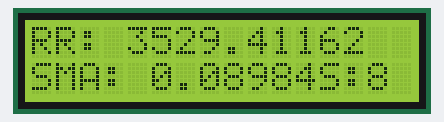
A sketch run on a simulated Arduino Uno, built with avr-gcc and run on an emulated ATmega328P. Shown: 16×2 character LCD. What the sketch prints to the serial monitor is not drawn.

Above: at 0.35 s.
At 4.99 s:
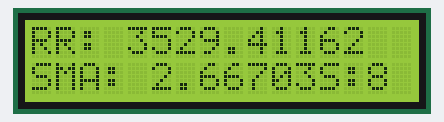
At 9.86 s:
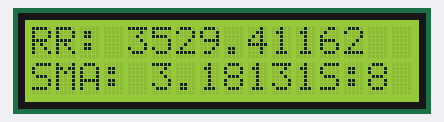
At 19.26 s:
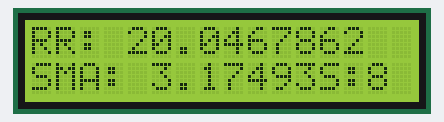
At 29.58 s:
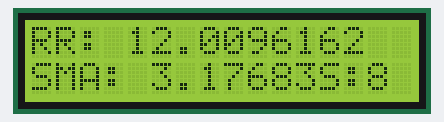
At 39.79 s:
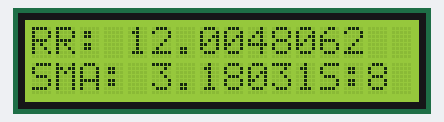

Measured:
- what the display in image 3 shows lasts 0.5 s, from 19.0 s to 19.5 s

The sketch:

SMA_siggen.ino
```cpp
#include <TimeLib.h>
#include <math.h>
#include <LiquidCrystal.h>
unsigned long previousMillis = 0;        // will store last time ADC queried
int ADCpin = A0;
byte flag =0;

const byte numStamps = 6; //n
const byte averagePeriod = 10; //t

// constants won't change:
const byte sampleRate = 120;
const byte scaledSampleRate = 30;
const byte slowestPulse = 6;
byte decimCtr = 0;

const byte scaleFac = sampleRate/scaledSampleRate;

const long interval = (1/(float)sampleRate) *1000;           // interval at which to blink (milliseconds)
const int windowSize=scaledSampleRate*slowestPulse;


const byte dispInterval = 1000;           // interval at which to blink (milliseconds)
unsigned long dispMillis = 0;


float sampleWindow[windowSize] = {0};

float decimWindow[scaleFac] = {0};

float RR=0;
float SMA=0;
int stamps[numStamps];

const int rs = 12, en = 11, d4 = 5, d5 = 4, d6 = 3, d7 = 2;
LiquidCrystal lcd(rs, en, d4, d5, d6, d7);

void setup() {
  // put your setup code here, to run once:
  Serial.begin(9600);
  lcd.begin(16, 2);
}

void fillDecim(float val)
{
    for (int i=0;i<scaleFac-1;i++)
    {
      decimWindow[i]=decimWindow[i+1];
    }
    decimWindow[scaleFac-1] = val;

}

float decimate()
{
  float temp=0;
  for (int i=0;i<scaleFac;i++)
    {
      temp+=decimWindow[i];
    }
    return temp/scaleFac;
}


void calcSMA()
{
  float temp=0;
  for (int i=0;i<windowSize;i++)
  {
    temp+=sampleWindow[i];
  }
  SMA=temp/windowSize;
}

float appendWindow(float val)
{
  for (int i=0;i<windowSize-1;i++)
  {
    sampleWindow[i]=sampleWindow[i+1];
  }
  sampleWindow[windowSize-1]=val;

}

void detect(float val)
{
  if(val>SMA && flag==0)
  {
    flag=1;
    for (int i=0;i<numStamps-1;i++)
    {
      stamps[i]=stamps[i+1];
    }
    stamps[numStamps-1] = millis();
  }

  if(val<SMA && flag==1)
  {
    flag=0;
  }

}
void updateRR()
{

  int avg=0;

  for(int i=0; i<numStamps-1;i++)
  {
    avg += stamps[i+1]-stamps[i];

  }
  avg/=(numStamps-1);// in millisec

  float freq=avg/((float)1000);
  Serial.println(1/freq);
  RR=(60)/freq; //convert to BPM

}

void loop() {
  unsigned long currentMillis = millis();
  float t = currentMillis/((float)1000);
   if (currentMillis - previousMillis >= interval) {
    decimCtr++;
    previousMillis = currentMillis;
    //int sensorValue = analogRead(A0);
    float freq = 2*M_PI*0.2;
    float voltage = 3.2 +  0.2*sin (freq*t);

    fillDecim(voltage);
  }

  if(decimCtr==scaleFac){
    appendWindow(decimate());
    calcSMA();
    detect(decimate());
    updateRR();
    decimCtr=0;
  }

   if (currentMillis - dispMillis >= dispInterval) {
    dispMillis = currentMillis;
    lcd.setCursor(0, 0);
    lcd.print(F("RR: "));
    lcd.print(RR,5);

    lcd.setCursor(0, 1);
    lcd.print(F("SMA: "));
    lcd.print(SMA,5);
    lcd.print(F("S:"));
    lcd.print(interval);

  }
}
```
